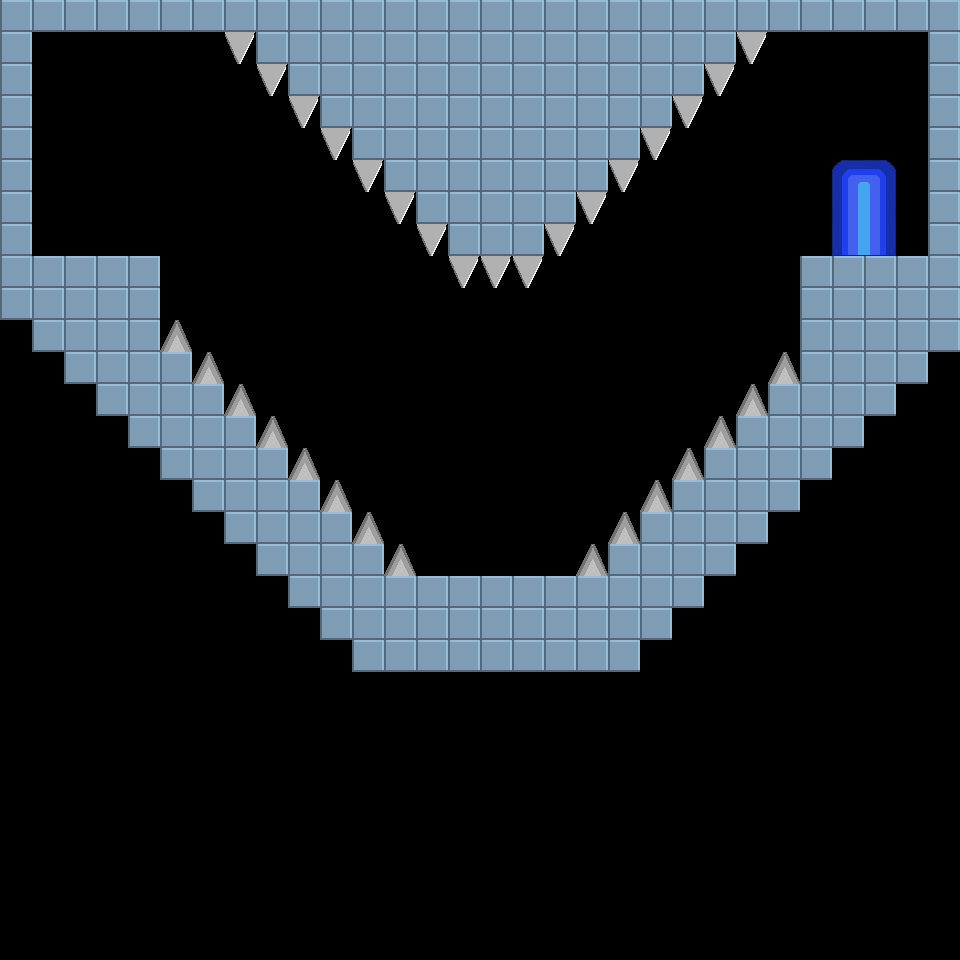

Rendered tile map (Tiled .tmx) drawn with the repository's tilesets; below, a short description and the map source with its tile grids summarised:
An orthogonal 30x30 tile map with 32x32 px tiles, 1 tile layer (Tile Layer 1), 3 tilesets.

<map version="1.0" orientation="orthogonal" renderorder="left-down" width="30" height="30" tilewidth="32" tileheight="32" nextobjectid="1">
 <properties>
  <property name="playerstart" value="3,5" />
  <property name="scrollable" value="1" />
  <property name="starttext" value="&quot;Im Batman!&quot;" />
  <property name="togglegravity" value="1" />
 </properties>
 <tileset firstgid="1" name="map" tilewidth="32" tileheight="32">
  <image source="../../assets/img/steelblock.png" width="32" height="32" />
  <tile id="0">
   <properties>
    <property name="playerstart" value="4,22" />
   </properties>
  </tile>
 </tileset>
 <tileset firstgid="2" name="spikes" tilewidth="32" tileheight="32">
  <image source="../../assets/img/spikes.png" width="128" height="32" />
  <tile id="0">
   <properties>
    <property name="playerstart" value="4,10" />
   </properties>
  </tile>
 </tileset>
 <tileset firstgid="6" name="Door" tilewidth="32" tileheight="32">
  <image source="../../assets/img/door.png" width="64" height="96" />
 </tileset>
 <layer name="Tile Layer 1" width="30" height="30">
  <data>[900 cells, 263 non-empty, 9 distinct tile ids]</data>
 </layer>
</map>
